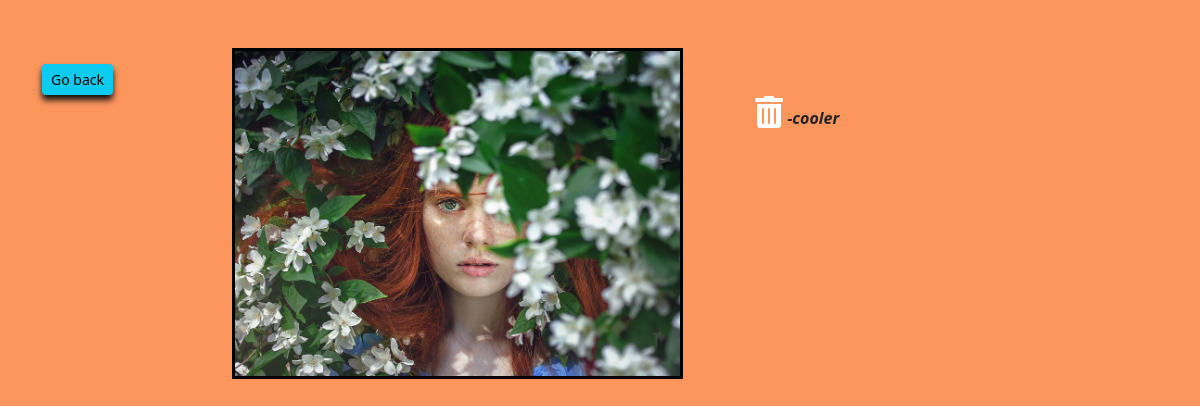
Page /view/21 (signed in) on the committed database.
### photo/models.py (models this page shows, shortened)
class Photo(models.Model):
    category = models.ForeignKey(Category, on_delete=models.SET_NULL, null=True, blank=True)
    image = models.ImageField(null=False, blank=False)
    description=models.TextField()
    user = models.ForeignKey(User, on_delete=models.PROTECT, null=True, related_name='user')

### photo/views.py (the view)
# urls.py: path('view/<int:pk>',views.ViewPhoto, name="view"),
def ViewPhoto(request, pk):
    if request.user.is_authenticated:
        photo = Photo.objects.get(id=pk)
        return render(request, 'photo/photo.html', {'photo':photo})
    else:
        return redirect('homepage')

### photo/templates/photo/photo.html (shortened to what this page needs)
<!DOCTYPE html>
<html lang="en">
<head>
    <link rel=stylesheet href="https://cdnjs.cloudflare.com/ajax/libs/font-awesome/5.15.1/css/all.min.css">
    <link href="https://cdn.jsdelivr.net/npm/bootstrap@5.0.0-beta1/dist/css/bootstrap.min.css"
    rel="stylesheet"
>
</head>
<body>
      <div class="container my-5">
          <div class="row justify-content-center">
            <div class="col-2">
                <a href="{% url 'gallery' %}" class="btn btn-info btn-sm my-3">Go back</a>
            </div>
            <div class="col-md-5">
                <div style="height: 90vh;">
                    <img style="max-width: 100%; max-height: 100%; border: 3px solid black;" src="{{photo.image.url}}" alt="{{photo.description}}">
                </div>
            </div>
            <div class="col-md-5">
                <div class="m-5">
                    <a href="{% url 'delete' photo.id %}" title="delete"><i class="fas fa-trash-alt ico text-white fa-2x"></i></a>
                 <strong class="text-black"><em>-{{photo.description}}</em></strong></div>
            </div>
          </div>
      </div>
</body>
</html>

### photo/templates/photo/photo.html (style rules this page uses)
body { background: #FD965D; }
.btn { filter: drop-shadow(0px 5px 3px rgb(14, 14, 13)); }

### rows in the picture
Photo: image (picture), description "cooler"
